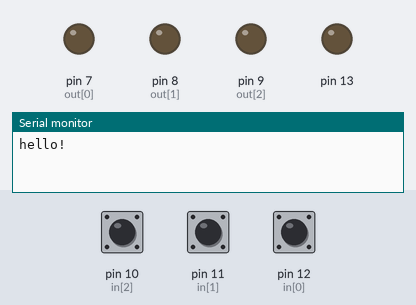
A sketch run on a simulated Arduino Uno, built with avr-gcc and run on an emulated ATmega328P. Parts: output pins drawn as LEDs (lit = HIGH), the last lines printed to the serial monitor. Inputs (shaded band) come from the test bench; at power-on: pin 10 (in[2]) HIGH, pin 11 (in[1]) HIGH, pin 12 (in[0]) HIGH.

Above: at 1.2 s.
1.3 s: pin 10 (in[2]) pulled LOW for 0.15 s
At 3.1 s:
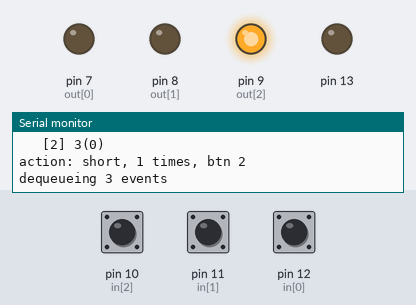
3.4 s: pin 11 (in[1]) pulled LOW for 1 s
At 4.27 s:
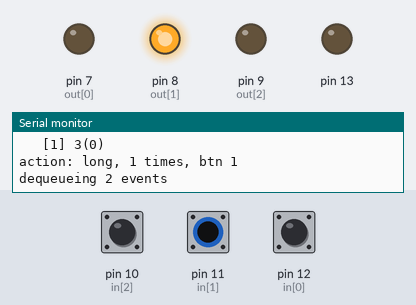
5.9 s: pin 12 (in[0]) pulled LOW for 1 s
At 6.77 s:
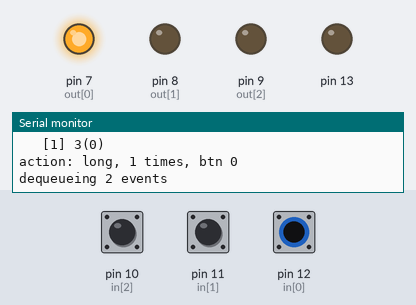
10.5 s: pin 11 (in[1]) pulled LOW for 3.2 s
At 11.8 s:
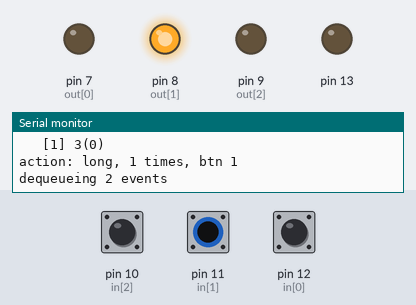
15.2 s: pin 10 (in[2]) pulled LOW for 3.2 s
At 16.5 s:
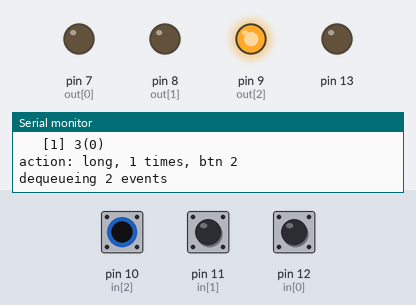
Timing chart, 0 to 20.0 s (numbered marks = the images above; inputs shaded):
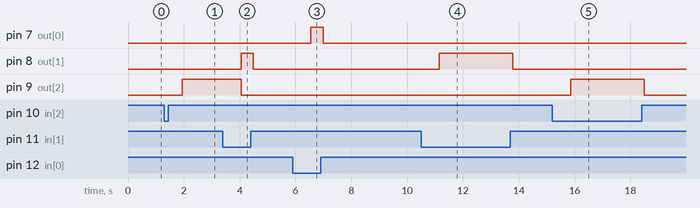

The sketch:

arduino.ino
```cpp
// (licence header left out)
#include <TimerOne.h>

// debugging?
#define DEBUG
#ifdef DEBUG
  char debug_buffer[128];
  #define PRINT(...) { sprintf(debug_buffer, __VA_ARGS__); Serial.print(debug_buffer); }
#else
  #define PRINT(...)
#endif

#ifndef DEBUG_SPEED
  // input polling frequency
  #define POLLING_HZ 100

  // how many samples to debounce over
  #define DEBOUNCE_SAMPLES 16

  // how many times units (1/POLLING_HZ seconds long) can elapse between
  // short presses to be considered part of the same sequence
  #define SEQUENCE_UNITS 50
#else
  #define POLLING_HZ 2
  #define DEBOUNCE_SAMPLES 3
  #define SEQUENCE_UNITS 5
#endif

// input and output pins - numbered from the top button going down
const int out[] = { 7, 8, 9 };
const int in[] = { 12, 11, 10 };
const int n_buttons = sizeof out / sizeof out[0];

void isr();

void setup() {
#ifdef DEBUG
  Serial.begin(115200);
#endif

  // configure port registers
  pinMode(13, OUTPUT);

  int i;
  for (i = 0; i < n_buttons; i++) {
    pinMode(in[i], INPUT_PULLUP);
    pinMode(out[i], OUTPUT);
    digitalWrite(out[i], LOW);
  }

  // set up timer interrupt
  Timer1.initialize(1000000 / POLLING_HZ);
  Timer1.attachInterrupt(isr);

  PRINT("hello!\n");
}

//////////
// DATA //
//////////

// object representing the latest debounced state of a button, and the latest
// DEBOUNCE_SAMPLES samples from the corresponding input port
struct s_debounced_button {
  int state;                      // the latest debounced state of the button
  int samples[DEBOUNCE_SAMPLES];  // the latest samples from the input port (circular)
  int next_sample;                // the position for the next sample
  int sum;                        // the sum over samples[]
};

// the tresholds for changing state
const int tres_lo = 4 * DEBOUNCE_SAMPLES / 9;
const int tres_hi = (int)(.5f + (5 * DEBOUNCE_SAMPLES / 9));

// the debounced buttons
s_debounced_button debounced_buttons[n_buttons] = { 0 };

// timer remaining time units, where one unit is 1/POLLING_HZ seconds
// the value "-1" means that the timer is not running
int timer_remaining_units = -1;

// short press remaining time units, where one unit is 1/POLLING_HZ seconds
// used to terminate short press sequences
int shortpress_remaining_units = -1;

// types of event
enum event {
  NullEvent,  // acts as a terminator for the queue
  BtnDown,    // button pressed
  BtnUp,      // button depressed
  Sequence    // short press sequence is over
};

// object representing an event
struct s_event {
  enum event type;  // the type of event
  int button;       // for button events, the button of the event; otherwise undefined
};

// queue implemented as an array - should be good enough
s_event queue[16] = { 0 };  // 16 queued events should be more than enough for anything
const int queue_size = sizeof queue / sizeof queue[0];


///////////////
// FUNCTIONS //
///////////////

// enqueue an event
void enqueue_event(s_event *event);

// dequeue the first n events, performs no bound checking
void dequeue_n(size_t howmany);

// timer event generation
inline void expire_timer();

// called when the timer has expired
inline void timer_expired();

// debouncing logic and button event generation
inline void read_buttons();

// process event queue
inline void process_events();

// opens all relays
inline void stop_all();

// called when there is an event of the form "N presses, short"
inline void short_event(size_t n, int btn);

// called when there is an event of the form "N presses, long"
inline void long_event(size_t n, int btn);

// enqueue an event
void enqueue_event(s_event *event) {
  int i;
  for (i = 0; i < queue_size; i++)
    if (queue[i].type == NullEvent) {  // found free slot
      PRINT("new event %d with type %d\n", i, event->type);
      memcpy(&queue[i], event, sizeof queue[0]);
      return;
    }
}

// dequeue the first n events, performs no bound checking
void dequeue_n(size_t howmany) {
  PRINT("dequeueing %d events\n", howmany);
  memmove(&queue[0], &queue[howmany], howmany * sizeof queue[0]);
  if (howmany != 0)  // avoid bof
    queue[queue_size - howmany].type = NullEvent;
}

// executed at frequency POLLING_HZ
void isr() {
  expire_timer();
  read_buttons();
  process_events();
}

// timer event generation
inline void expire_timer() {
  if (timer_remaining_units >= 0 && timer_remaining_units-- == 0)  // decrement and check timer expired
    timer_expired();
}

// timer expired event - doesn't get queued, it is always executed immediately
inline void timer_expired() {
  PRINT("timer expired\n");
  stop_all();  // I'm lazy!
}

// opens all relays
inline void stop_all() {
  int i;
  for (i = 0; i < n_buttons; i++)
    digitalWrite(out[i], LOW);
}

// debouncing logic and button event generation
inline void read_buttons() {
  // button event prototypes
  static s_event button_down_event = { .type = BtnDown };
  static s_event button_up_event   = { .type = BtnUp };
  static s_event sequence_event    = { .type = Sequence };

  int i;
  for (i = 0; i < n_buttons; i++) {
    s_debounced_button *btn;
    int diff;

    btn = &debounced_buttons[i];
    diff = !digitalRead(in[i]) - btn->samples[btn->next_sample];

    btn->samples[btn->next_sample] += diff;
    btn->sum += diff;

    btn->next_sample = (btn->next_sample + 1) % DEBOUNCE_SAMPLES;

    if (diff == 1)  // reset the timer before debouncing to avoid user frustration :)
      shortpress_remaining_units = SEQUENCE_UNITS;

    if (btn->sum > tres_hi && btn->state == 0) {
      btn->state = 1;
      button_down_event.button = i;
      enqueue_event(&button_down_event);
    }
    else if (btn->sum < tres_lo && btn->state == 1) {
      btn->state = 0;
      button_up_event.button = i;
      enqueue_event(&button_up_event);
    }
  }

  // only process the timer if it hasn't expired already
  if (shortpress_remaining_units >= 0 && shortpress_remaining_units-- == 0)
    enqueue_event(&sequence_event);
}

// process event queue
inline void process_events() {
  // we are interested in the following kinds of sequences:
  // down, up, down, up, ..., up, sequence => N presses, short event
  // down, up, down, up, ..., down, sequence => N presses, long event
  // timer => timer expired event
  // parsing strategy:
  // - if you find up, sequence or null, consume it, stop the water, and return
  // - if you find down, go on until it keeps alternating (checking that's always
  //   the same button). if you find a null, ignore everything and retry later. if
  //   you find sequence and the second-last was an up, you have a N presses, short
  //   event; if it was a down, you have an N presses, long event (where N is the
  //   amount of down events in the sequence). if the alternating pattern is not
  //   satisfied, stop everything.

  s_event *event = &queue[0];

  if (event->type != BtnDown) {
    if (event->type != NullEvent) {
      PRINT("first event is %d\n", event->type);
      stop_all();
      dequeue_n(1);
    }
    return;
  }

  PRINT("first event is BtnDown(%d), queue:\n", event->button);

  int i;
  int n_downs = 1;
  int btn = event->button;
  for (i = 1; i < queue_size; i++) {
    event = &queue[i];
    PRINT("   [%d] %d(%d)\n", i, event->type, event->button);
    switch (event->type) {
      case BtnUp:  // we should have the same button, and i should be odd
        if (event->button != btn || i % 2 != 1)
          goto panic_exit;
        break;
      case BtnDown:  // we should have the same button, and i should be even
        if (event->button != btn || i % 2 != 0)
          goto panic_exit;
        n_downs++;
        break;
      case Sequence:  // if even, second-last event was a up, else, it was a down
        if (i % 2 == 0)
          short_event(n_downs, btn);
        else
          long_event(n_downs, btn);
        goto good_exit;
      case NullEvent:
        goto neutral_exit;
    }
  }
panic_exit:
  stop_all();
good_exit:
  dequeue_n(i + 1);
neutral_exit:
  return;  // the label wants a statement
}

// called when there is an event of the form "N presses, short"
inline void short_event(size_t n, int btn) {
  if (timer_remaining_units >= 0) {  // stop the water
    timer_remaining_units = 0;
    return;
  }

  PRINT("action: short, %d times, btn %d\n", n, btn);
  stop_all();
  timer_remaining_units = 6000;
  digitalWrite(out[btn], HIGH);
}

// called when there is an event of the form "N presses, long"
inline void long_event(size_t n, int btn) {
  PRINT("action: long, %d times, btn %d\n", n, btn);
  stop_all();
  digitalWrite(out[btn], HIGH);
}

void loop() {}
```

Measured:
- after the input at 1.3 s, pin 9 (out[2]): LOW → HIGH after 0.65 s
- after the input at 3.4 s, pin 8 (out[1]): LOW → HIGH after 0.65 s, → LOW 0.44 s later; pin 9 (out[2]): HIGH → LOW after 0.65 s
- after the input at 5.9 s, pin 7 (out[0]): LOW → HIGH after 0.65 s, → LOW 0.44 s later
- after the input at 10.5 s, pin 8 (out[1]): LOW → HIGH after 0.65 s, → LOW 2.6 s later
- after the input at 15.2 s, pin 9 (out[2]): LOW → HIGH after 0.65 s, → LOW 2.6 s later
